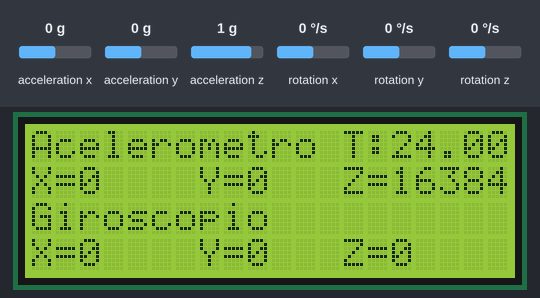
Recording of a sketch running on a simulated Arduino Uno, built with avr-gcc and run on an emulated ATmega328P. Parts: 20×4 character LCD. Wiring (inferred from the names in the program): MPU-6050 motion sensor at I2C address 0x68. Inputs (shaded band) come from the test bench; at power-on: rotation z 0 °/s, acceleration z 1 g, rotation x 0 °/s, acceleration x 0 g, acceleration y 0 g, rotation y 0 °/s. What the sketch prints to the serial monitor is not drawn.

Above: at 1.2 s.
1.3 s: rotation z set to -192 °/s
At 2.5 s:
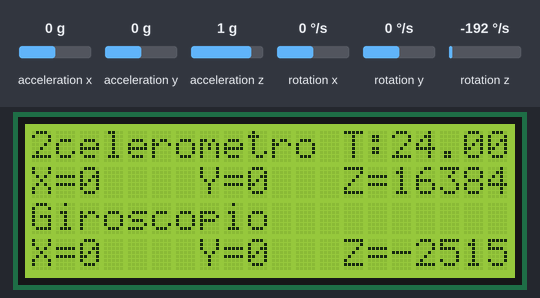
2.8 s: acceleration z set to 0 g
At 3.7 s:
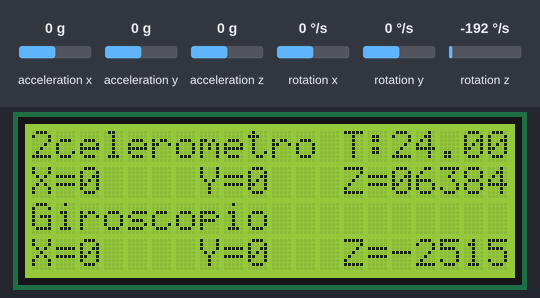
4.4 s: rotation x set to 12 °/s
At 5.6 s:
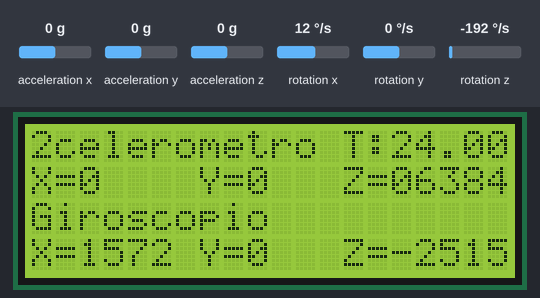
6.0 s: acceleration x set to -1.4 g
At 7.0 s:
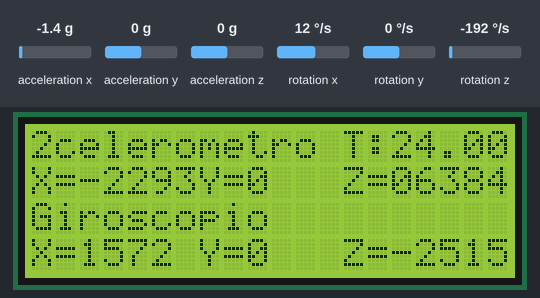
7.6 s: acceleration y set to -1.4 g
At 8.1 s:
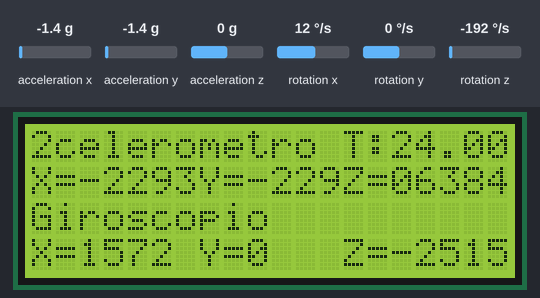
9.2 s: rotation y set to -192 °/s
At 10.2 s:
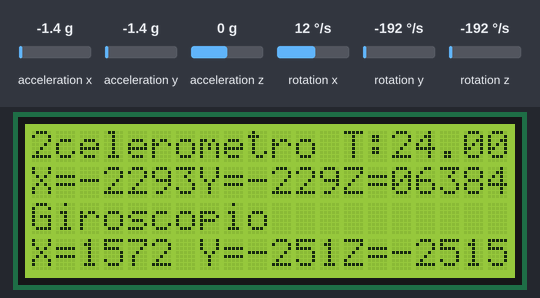
Timing chart, 0 to 11.9 s (numbered marks = the images above; inputs shaded):
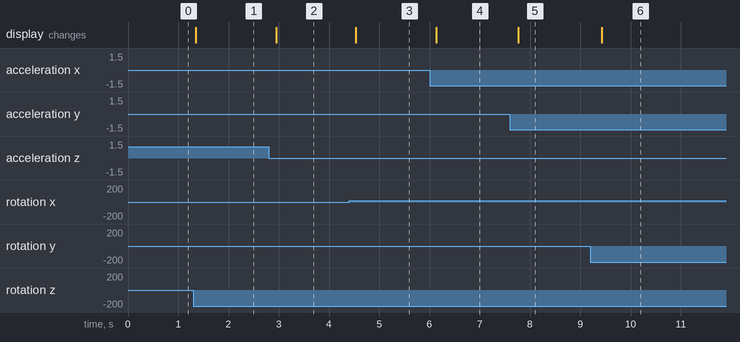

The sketch:

Captura_sinal_acelerometro_simples.ino
```cpp
//Programa : Teste MPU6050 e LCD 20x4
//Alteracoes e adaptacoes : FILIPEFLOP
//
//Baseado no programa original de JohnChi

//Carrega a biblioteca Wire
#include<Wire.h>
//Carrega a biblioteca do LCD
#include <LiquidCrystal.h>

// Inicializa o LCD
LiquidCrystal lcd(12, 11, 5, 4, 3, 2);

//Endereco I2C do MPU6050
const int MPU=0x68;
//Variaveis para armazenar valores dos sensores
int AcX,AcY,AcZ,Tmp,GyX,GyY,GyZ;
void setup()
{
  Serial.begin(9600);
  //Inicializa o LCD
  lcd.begin(20, 4);
  Wire.begin();
  Wire.beginTransmission(MPU);
  Wire.write(0x6B);

  //Inicializa o MPU-6050
  Wire.write(0);
  Wire.endTransmission(true);

  //Informacoes iniciais do display
  lcd.setCursor(0,0);
  lcd.print("Acelerometro");
  lcd.setCursor(0,2);
  lcd.print("Giroscopio");
}
void loop()
{
  Wire.beginTransmission(MPU);
  Wire.write(0x3B);  // starting with register 0x3B (ACCEL_XOUT_H)
  Wire.endTransmission(false);
  //Solicita os dados do sensor
  Wire.requestFrom(MPU,14,true);
  //Armazena o valor dos sensores nas variaveis correspondentes
  AcX=Wire.read()<<8|Wire.read();  //0x3B (ACCEL_XOUT_H) & 0x3C (ACCEL_XOUT_L)
  AcY=Wire.read()<<8|Wire.read();  //0x3D (ACCEL_YOUT_H) & 0x3E (ACCEL_YOUT_L)
  AcZ=Wire.read()<<8|Wire.read();  //0x3F (ACCEL_ZOUT_H) & 0x40 (ACCEL_ZOUT_L)
  Tmp=Wire.read()<<8|Wire.read();  //0x41 (TEMP_OUT_H) & 0x42 (TEMP_OUT_L)
  GyX=Wire.read()<<8|Wire.read();  //0x43 (GYRO_XOUT_H) & 0x44 (GYRO_XOUT_L)
  GyY=Wire.read()<<8|Wire.read();  //0x45 (GYRO_YOUT_H) & 0x46 (GYRO_YOUT_L)
  GyZ=Wire.read()<<8|Wire.read();  //0x47 (GYRO_ZOUT_H) & 0x48 (GYRO_ZOUT_L)

  //Envia valor X do acelerometro para a serial e o LCD
  Serial.print("AcX = "); Serial.print(AcX);
  lcd.setCursor(0,1);
  lcd.print("X=");
  lcd.print(AcX);

  //Envia valor Y do acelerometro para a serial e o LCD
  Serial.print(" | AcY = "); Serial.print(AcY);
  lcd.setCursor(7,1);
  lcd.print("Y=");
  lcd.print(AcY);

  //Envia valor Z do acelerometro para a serial e o LCD
  Serial.print(" | AcZ = "); Serial.print(AcZ);
  lcd.setCursor(13,1);
  lcd.print("Z=");
  lcd.print(AcZ);

  //Envia valor da temperatura para a serial e o LCD
  //Calcula a temperatura em graus Celsius
  Serial.print(" | Tmp = "); Serial.print(Tmp/340.00+36.53);
  lcd.setCursor(13,0);
  lcd.print("T:");
  lcd.print(Tmp/340.00+36.53);

  //Envia valor X do giroscopio para a serial e o LCD
  Serial.print(" | GyX = "); Serial.print(GyX);
  lcd.setCursor(0,3);
  lcd.print("X=");
  lcd.print(GyX);

  //Envia valor Y do giroscopio para a serial e o LCD
  Serial.print(" | GyY = "); Serial.print(GyY);
  lcd.setCursor(7,3);
  lcd.print("Y=");
  lcd.print(GyY);

  //Envia valor Z do giroscopio para a serial e o LCD
  Serial.print(" | GyZ = "); Serial.println(GyZ);
  lcd.setCursor(13,3);
  lcd.print("Z=");
  lcd.print(GyZ);

  //Aguarda 300 ms e reinicia o processo
  delay(300);
}
```

Measured:
- after the input at 1.3 s, the display: changes after 0.05 s (image 1)
- after the input at 2.8 s, the display: changes after 0.15 s (image 2)
- after the input at 4.4 s, the display: changes after 0.13 s (image 3)
- after the input at 6.0 s, the display: changes after 0.14 s (image 4)
- after the input at 7.6 s, the display: changes after 0.17 s (image 5)
- after the input at 9.2 s, the display: changes after 0.22 s (image 6)
